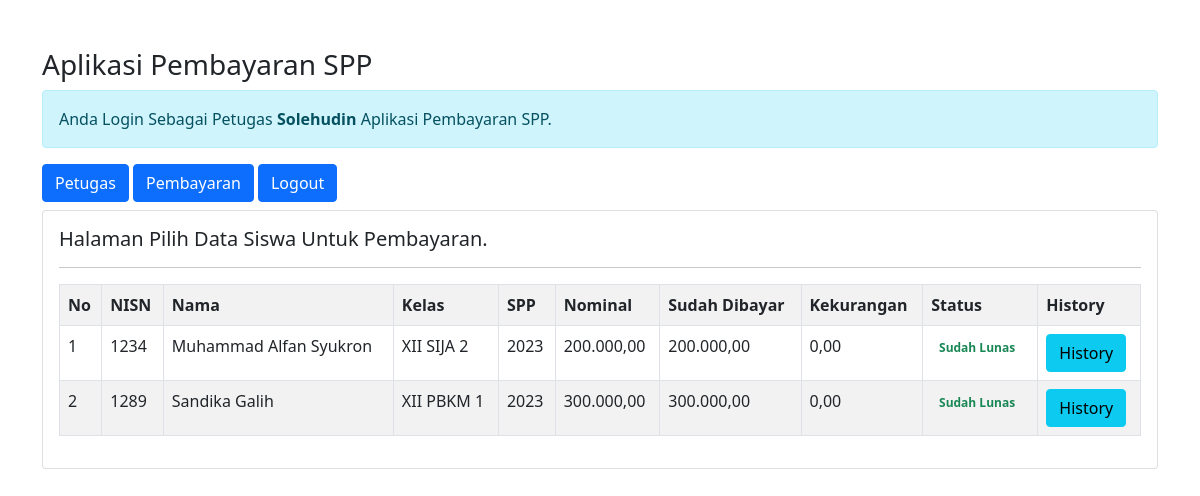
The page /petugas/petugas.php?url=pembayaran (signed in) on the database its author committed.
### tables this page shows
CREATE TABLE `siswa` (
  `nisn` char(10) NOT NULL,
  `nis` char(8) NOT NULL,
  `nama` varchar(50) NOT NULL,
  `id_kelas` int(11) NOT NULL,
  `alamat` text NOT NULL,
  `no_telp` varchar(13) NOT NULL,
  `id_spp` int(11) NOT NULL
);

CREATE TABLE `kelas` (
  `id_kelas` int(11) NOT NULL,
  `nama_kelas` varchar(10) NOT NULL,
  `kompetensi_keahlian` varchar(50) NOT NULL
);

CREATE TABLE `spp` (
  `id_spp` int(11) NOT NULL,
  `tahun` int(11) NOT NULL,
  `nominal` int(11) NOT NULL
);

### petugas/pembayaran.php (the view)
<h5>Halaman Pilih Data Siswa Untuk Pembayaran.</h5>
<hr>
<table class="table table-striped table-bordered">
    <tr class="fw-bold">
        <td>No</td>
        <td>NISN</td>
        <td>Nama</td>
        <td>Kelas</td>
        <td>SPP</td>
        <td>Nominal</td>
        <td>Sudah Dibayar</td>
        <td>Kekurangan</td>
        <td>Status</td>
        <td>History</td>
    </tr>
    <?php
    include '../koneksi.php';
    $no = 1;
    $sql = "SELECT*FROM siswa,spp,kelas WHERE siswa.id_kelas=kelas.id_kelas AND siswa.id_spp=spp.id_spp ORDER By nama ASC";
    $query = mysqli_query($koneksi, $sql);
    foreach ($query as $data) {
        $data_pembayaran = mysqli_query($koneksi, "SELECT sum(jumlah_bayar) as jumlah_bayar FROM pembayaran WHERE nisn='$data[nisn]'");
        $data_pembayaran = mysqli_fetch_array($data_pembayaran);
        $sudah_bayar = $data_pembayaran['jumlah_bayar'];
        $kekurangan = $data['nominal'] - $data_pembayaran['jumlah_bayar'];
    ?>
        <tr>
            <td><?= $no++; ?></td>
            <td><?= $data['nisn']; ?></td>
            <td><?= $data['nama']; ?></td>
            <td><?= $data['nama_kelas']; ?></td>
            <td><?= $data['tahun']; ?></td>
            <td><?= number_format($data['nominal'], 2, ',', '.'); ?></td>
            <td><?= number_format($sudah_bayar, 2, ',', '.'); ?></td>
            <td><?= number_format($kekurangan, 2, ',', '.'); ?></td>
            <td>
                <?php
                if ($kekurangan == 0) {
                    echo '<span class="badge text-success">Sudah Lunas</span>';
                } else { ?>
                    <a href="?url=tambah-pembayaran&nisn=<?= $data['nisn'] ?>&kekurangan=<?= $kekurangan ?>" class="btn btn-danger">Pilih & Bayar</a>
                <?php } ?>
            </td>
            <td>
                <a href="?url=history-pembayaran&nisn=<?= $data['nisn']; ?>" class="btn btn-info">History</a>
            </td>
        </tr>
    <?php }
    ?>
</table>

### rows shown on the page
siswa: nisn "1234", nama "Muhammad Alfan Syukron", id_kelas.nama_kelas "XII SIJA 2", id_spp.tahun "2023", id_spp.nominal "200.000,00", sudah_bayar "200.000,00", kekurangan "0,00"
siswa: nisn "1289", nama "Sandika Galih", id_kelas.nama_kelas "XII PBKM 1", id_spp.tahun "2023", id_spp.nominal "300.000,00", sudah_bayar "300.000,00", kekurangan "0,00"

### other values the page prints
$_SESSION['nama_petugas'] "Solehudin"
